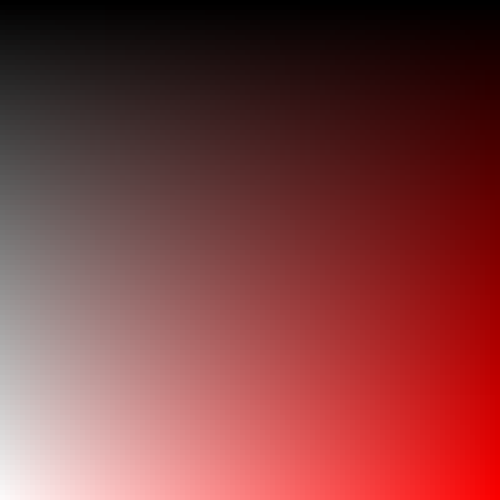
Frame 1 (no input)
Frame 60 (the mouse pressed at the canvas centre just before this capture): identical to frame 1, image omitted
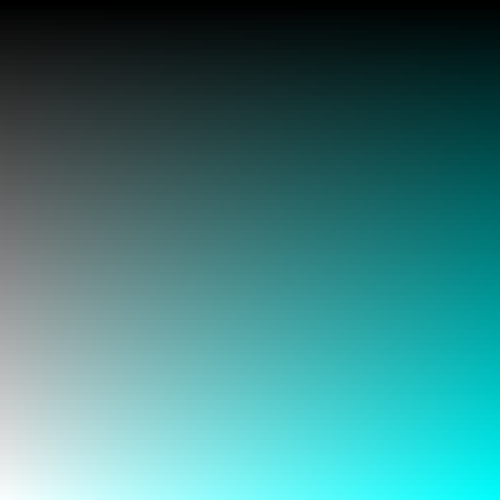
Frame 120 (the mouse held since frame 60 and released just before this capture)

The Processing sketch that drew these frames (run headless with seeded random() and noise(); from frame 60 on, the mouse is pressed at the canvas centre):

// Processing sketch: processing_43842
// ── processing_43842.pde

void setup() {
  // Controls page size
  size(500, 500);
}


void draw() {
  // Setting Defaults
  smooth();
  noStroke();

/*
  // Color R G B
  float cR = 0;
  float cG = 0;
  float cB = 0;

  for (float yCount = 0; yCount <255; yCount++) {
    for (float xCount = 0; xCount < 255; xCount++) {
      cR += 1;
      fill (cR, cG, cB);
      rect(xCount, yCount, 2, 2);
    }
    cR -= 255;
    cG += 1;
    cB += 1;
  }
*/
  
  
/*
  // Color C M Y K
  float cC = 0;
  float cM = 0;
  float cY = 0;
  float cK = 0;

  for (float yCount = 0; yCount <255; yCount++) {
    for (float xCount = 0; xCount < 255; xCount++) {
      cC += 1;
      fill (cC, cM, cY, cK);
      rect(xCount, yCount, 2, 2);
    }
    cC -= 255;
    
    cM += 1;
    cB += 1;
  }
*/
  
  // Color H S B
  colorMode(HSB, 100);
  float cH = 0;
  float cS = 0;
  float cB = 0;
  float cBoxSize = 500;

  for (float yCount = 0; yCount < cBoxSize; yCount+=(cBoxSize/100)) {
    for (float xCount = 0; xCount < cBoxSize; xCount+=(cBoxSize/100)) {
      cS += 1;
      fill ((mouseY/(cBoxSize/100)), cS, cB);
      rect(xCount, yCount, (cBoxSize/100), (cBoxSize/100));
    }
    cS -= 100;
    cB += 1;
  }
}


// Don't touch anything below this line!!! SERIOUSLY GUYS!!!
void mouseClicked() {
  println ("Mouse X Position: "+ mouseX +", Mouse Y Position: " + mouseY);
}
